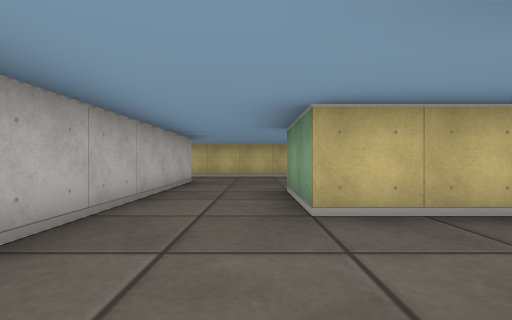
view 1 (above)

18 first-person views from a walk through a cub3D level. The camera is about half as high as the walls, looks level and sees 85° across. The floor is counted in squares. Each view is taken from the middle of a square. On the plan, view 1 faces up. The plan holds only what a view shows up to about 9 squares ahead; the rest is blank.

view 2
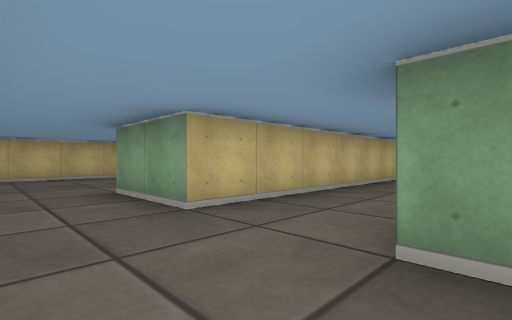

view 3
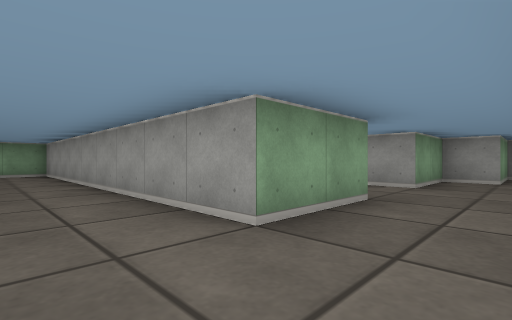

view 4
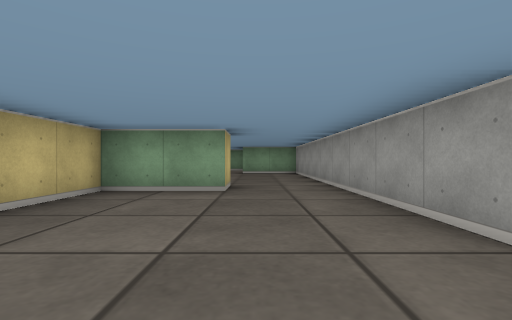

view 5
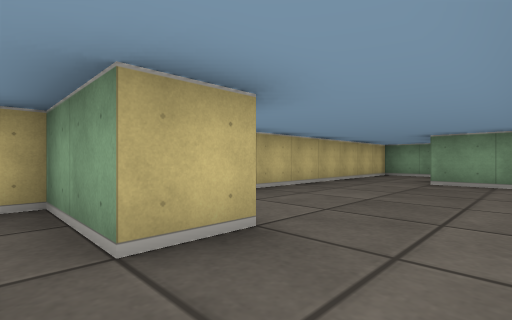

view 6
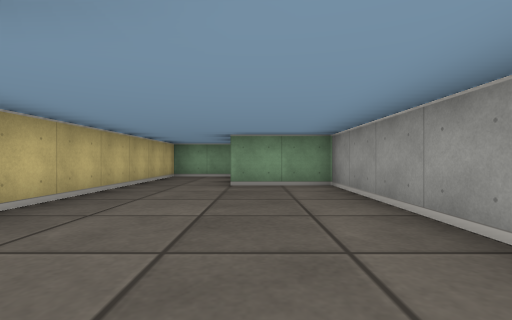

view 7
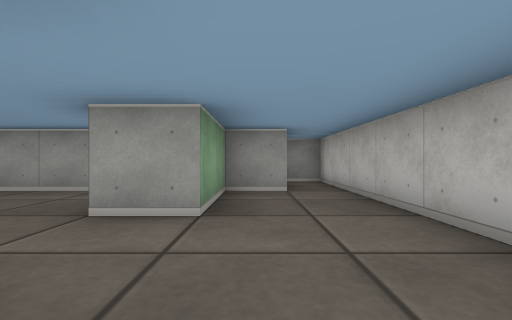

view 8
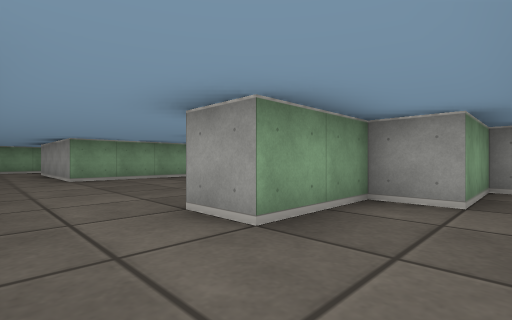

view 9
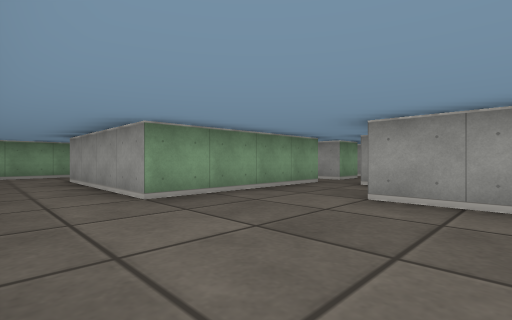

view 10
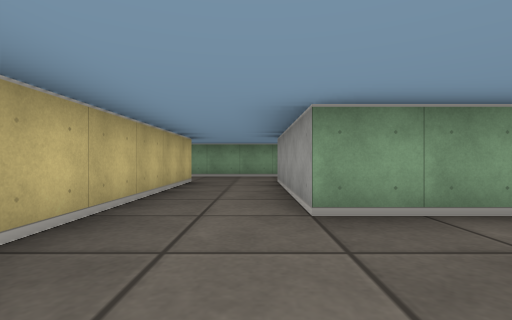

view 11
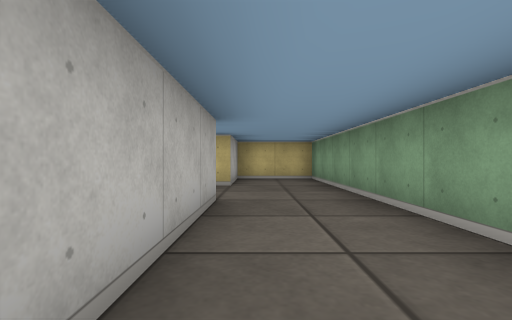

view 12
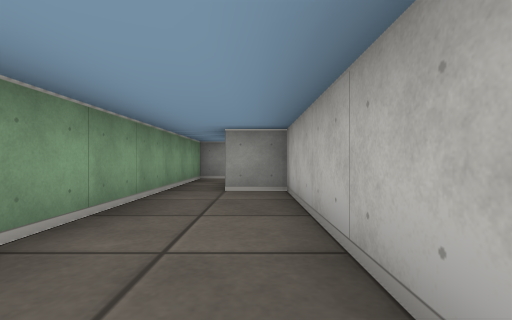

view 13
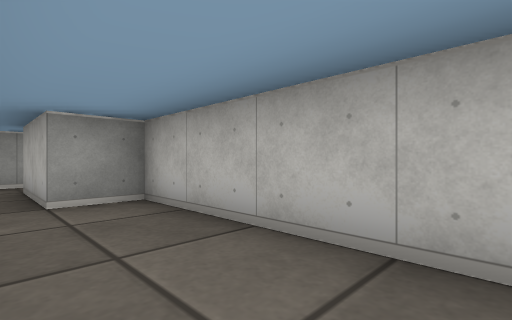

view 14
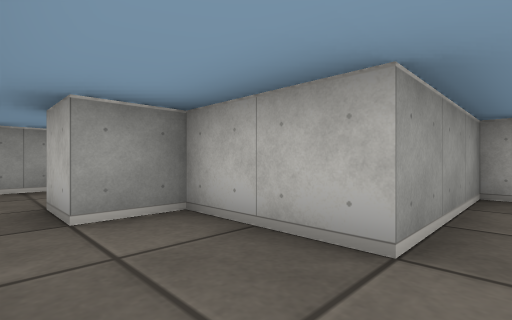

view 15
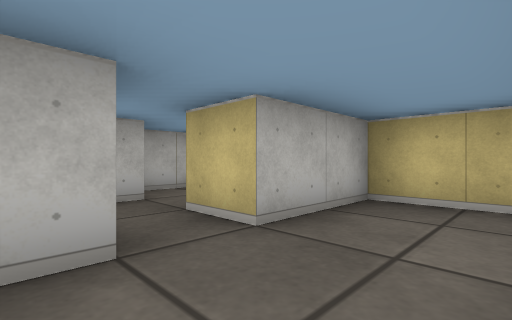

view 16
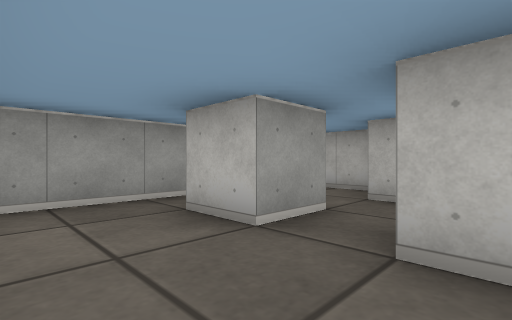

view 17
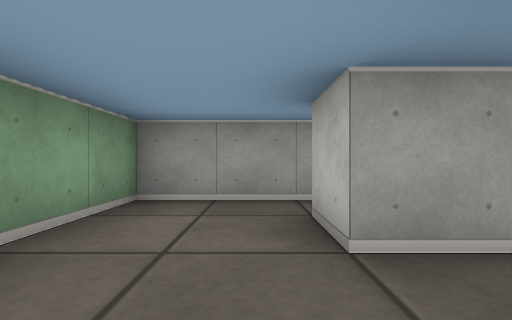

view 18
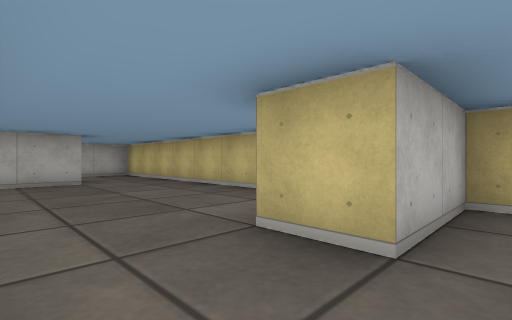

### Floor plan
Points are (right, up) in squares from view 1. A wall is a line through its corners. A room is listed if a view was taken in it or the views show most of it. See-through windows are left out.
Room 1 (views 1, 2, 7, 8)
walls: (1.5, 2.5) (0.5, 2.5) (0.5, 4.5); (-1.5, 4.4) (-1.5, -3.5) (-0.5, -3.5) (-0.5, -1.5) (0.5, -1.5) (0.5, 0.5) (1.5, 0.5)
ways out: opening at (-0.5, 3.5) to room 2; opening at (1, 1.5) to room 4
Room 2 (views 3, 4, 5)
walls: (-1.5, 6.6) (-1.5, 4.4); (0.5, 4.5) (3.5, 4.5); (3.5, 6.5) (3.5, 8.5) (-2.5, 8.5)
ways out: opening at (-0.5, 3.5) to room 1; opening at (4, 5.5) to room 3; opening at (-2, 7.5)
Room 3 (views 6, 18)
walls: (4.5, 8.5) (4.5, 6.5) (3.5, 6.5); (12.5, 6.8) (12.5, 8.5) (6.5, 8.5); (3.5, 4.5) (9.5, 4.5) (9.5, 6.5)
ways out: opening at (4, 5.5) to room 2
Room 4 (views 9, 10, 11, 12, 13, 14)
walls: (6.5, -1.5) (6.5, 0.5) (10.5, 0.5) (10.5, -3.5) (11.5, -3.5); (1.5, -1.5) (4.5, -1.5) (4.5, -3.5) (5.5, -3.5); (12.5, -3.5) (12.5, 4.5) (10.5, 4.5) (10.5, 2.5) (1.5, 2.5)
ways out: opening at (1, 1.5) to room 1; opening at (6, -2.5) to room 5; opening at (12, -4) to room 6
Room 5 (views 15, 16, 17)
walls: (5.5, -3.5) (5.5, -4.5); (6.5, -5.5) (6.5, -4.5) (7.5, -4.5) (7.5, -5.5); (4.5, -4.9) (4.5, -5.8); (5.1, -6.5) (9.5, -6.5) (9.5, -4.6); (8.9, -1.5) (7.5, -1.5) (7.5, -3.5) (6.5, -3.5) (6.5, -1.5)
ways out: opening at (6, -2.5) to room 4
Room 6 (no view inside)
walls: (11.5, -3.5) (11.5, -5.4); (11.4, -6.5) (12.5, -6.5) (12.5, -3.5)
ways out: opening at (12, -4) to room 4

Positions as (right, up) in squares from view 1, and headings:
1: (0, 0), facing up
2: (-1, 0), facing up-right
3: (-1, 6), facing down-right
4: (-1, 6), facing right
5: (3, 5), facing up-right
6: (4, 6), facing right
7: (0, 3), facing down
8: (-1, 2), facing down-right
9: (3, 2), facing down-right
10: (4, 1), facing right
11: (11, -3), facing up
12: (11, 1), facing down
13: (12, 0), facing down-left
14: (6, -1), facing down-left
15: (9, -5), facing up-left
16: (9, -3), facing down-left
17: (8, -3), facing down
18: (5, 5), facing up-left
